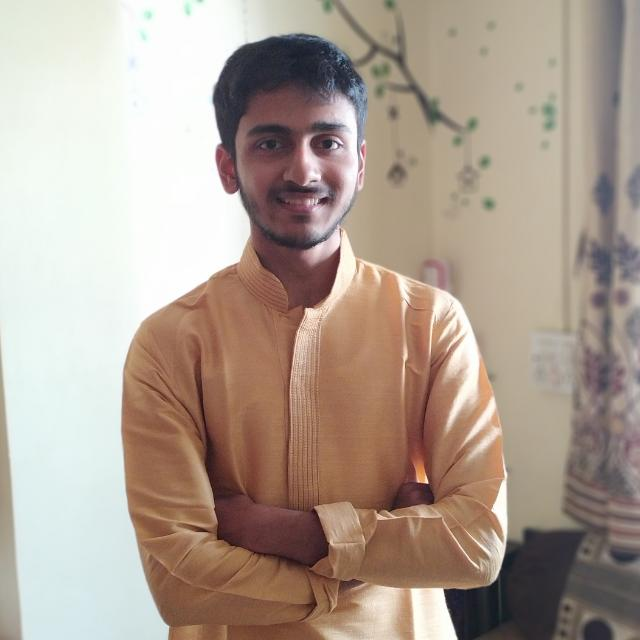
#> input picture basics/ameya.jpeg, 640 x 640 px
$ jupyter execute Untitled.ipynb
#> lines starting #> are read from the running program, lines starting #| are printed output that depends on the picture; after the words box and inside, x2 and y2 are one past the last pixel; in counts of white or black regions, pixels touching at a corner belong together
[cell 1]
import os
import cv2
import numpy as np
import matplotlib.pyplot as plt

image1 = cv2.imread('ameya.jpeg')
#> image1 is the input picture: shape (640, 640, 3); mean B, G, R 147, 159.1, 174.6
image1 = cv2.cvtColor(image1, cv2.COLOR_BGR2RGB)

plt.imshow(image1)

[cell 2]
gray_img = cv2.cvtColor(image1, cv2.COLOR_BGR2GRAY)
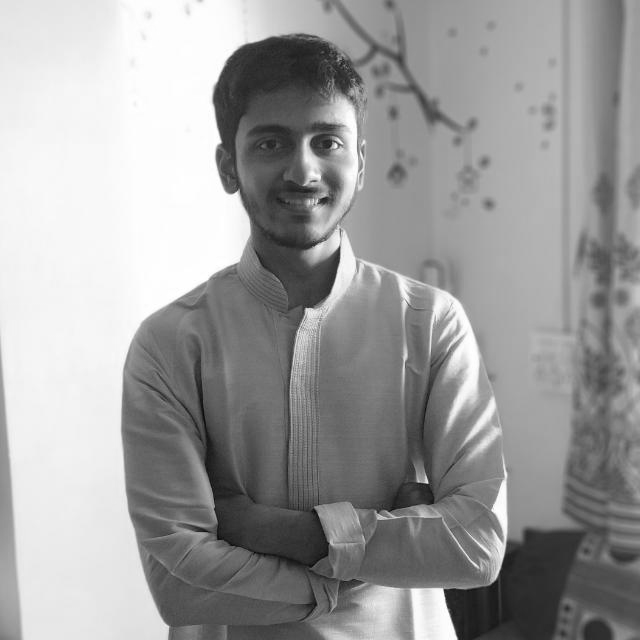
#> gray_img: shape (640, 640); min 7, max 255, mean 157.2

[cell 3]
plt.imshow(gray_img)

[cell 4]
hsv_img = cv2.cvtColor(image1, cv2.COLOR_BGR2HSV)
#> hsv_img: shape (640, 640, 3); mean H, S, V 89.7, 54.6, 177.3

[cell 5]
plt.imshow(hsv_img)

[cell 6]
ret,thresh_binary = cv2.threshold(image1,127,255,cv2.THRESH_BINARY)
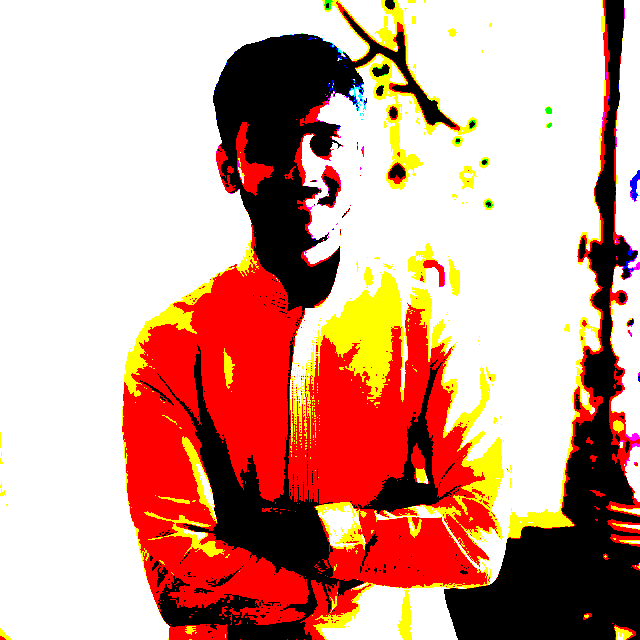
#> thresh_binary: shape (640, 640, 3); mean R, G, B 209.2, 160.6, 145.4

[cell 7]
plt.imshow(thresh_binary, 'gray')

[cell 8]
ret,thresh_trunc = cv2.threshold(image1,200,255,cv2.THRESH_TRUNC)
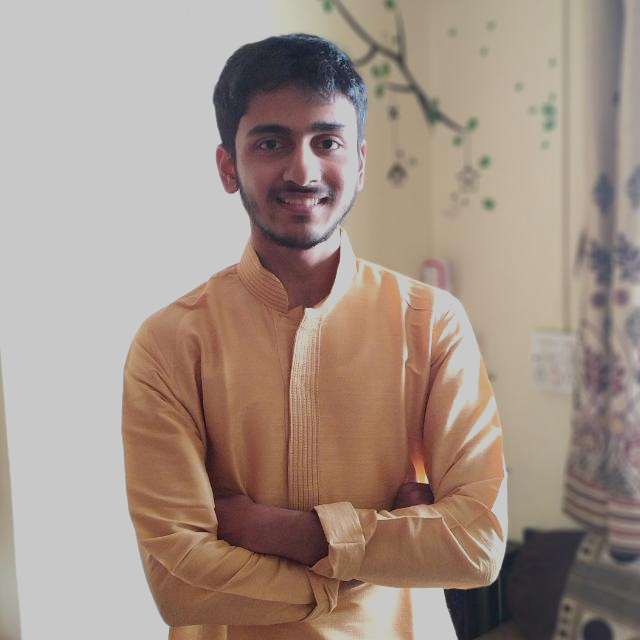
#> thresh_trunc: shape (640, 640, 3); mean R, G, B 162.9, 145.9, 135.1

[cell 9]
plt.imshow(thresh_trunc, 'gray')

[cell 10]
edges = cv2.Canny(image1,100,200)
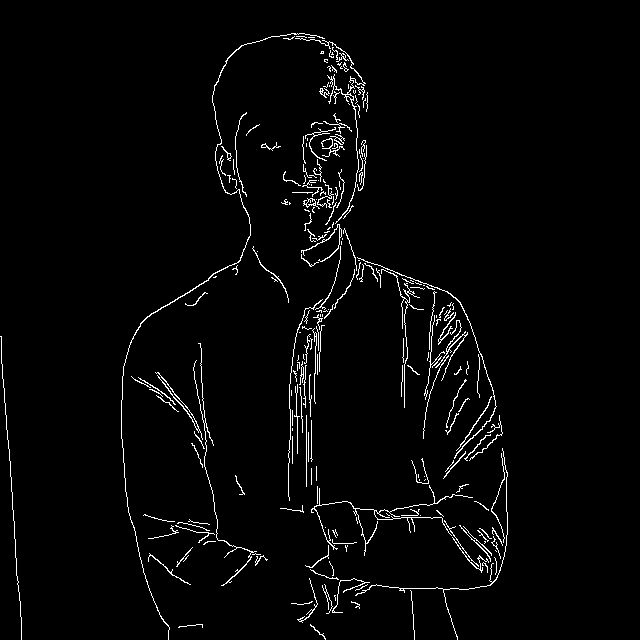
#> edges: shape (640, 640); 2.6% white in thin lines or dots, all inside (x1, y1, x2, y2) = (0, 33, 508, 640)

[cell 11]
plt.imshow(edges)

[cell 12]
import cv2 as cv

[cell 13]
face_cascade = cv.CascadeClassifier('haarcascade_frontalface_default.xml')
eye_cascade = cv.CascadeClassifier('haarcascade_eye.xml')

[cell 14]
gray = cv.cvtColor(image1, cv2.COLOR_BGR2GRAY)

[cell 15]
faces = face_cascade.detectMultiScale(gray, 1.1, 4)
#> faces = [[222, 82, 155, 155]]
